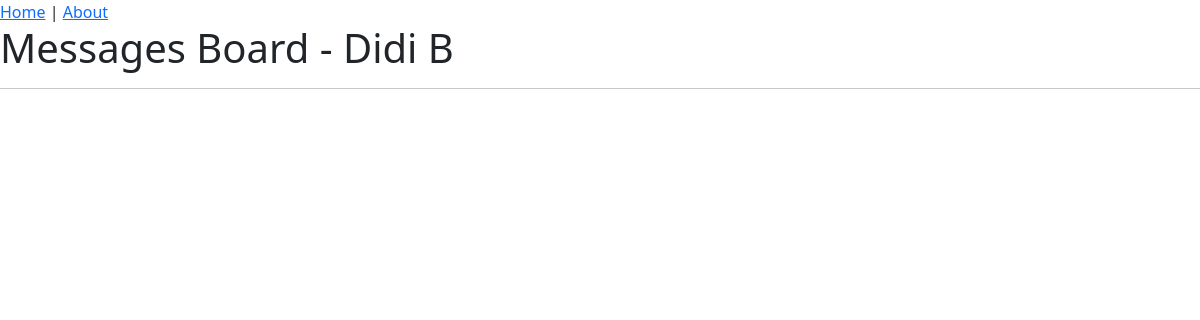
The app's page /, older data.
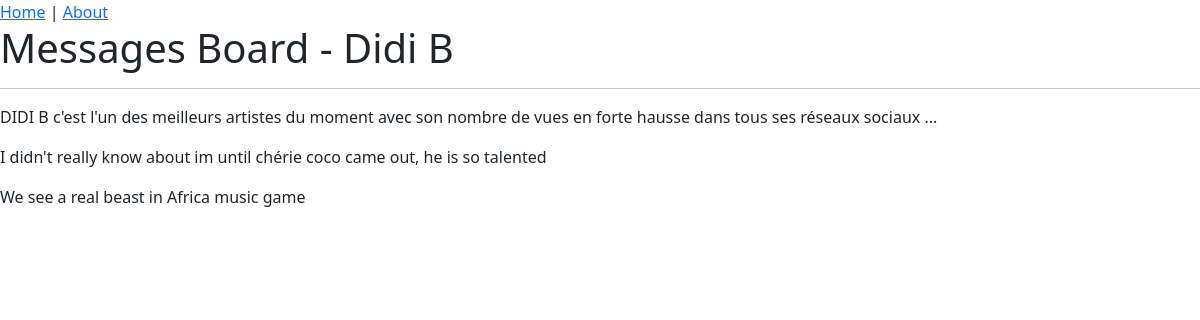
The same page, newer data.
### page/models.py (models this page shows, shortened)
class Post(models.Model):
    title = models.CharField(max_length=60)
    author = models.ForeignKey('auth.User', on_delete=models.CASCADE)
    text = models.TextField()

### page/views.py (the view)
# urls.py: path('', HomePageView.as_view(), name='home'),
class HomePageView(ListView):
    model = Post
    context_object_name = 'all_post_list'
    template_name = 'home.html'

### page/templates/home.html (shortened to what this page needs)
{% extends 'wrapper.html' %}
{% block content %}
<h1>Messages Board - Didi B</h1>
<hr>
{% for post in all_post_list %}
<div class="post-entry">
    <p>
        {{ post.text }}
    </p>
</div>
{% endfor %}
{% endblock %}

### page/templates/wrapper.html (shortened to what this page needs)
{% load static %}
<html lang="en">
<head>
    <link rel="stylesheet" href="{% static 'css/main.css' %}">
    <link href="https://cdn.jsdelivr.net/npm/bootstrap@5.3.0-alpha3/dist/css/bootstrap.min.css" rel="stylesheet">
</head>
<body>
    <header>
        <a href="{% url 'home' %}">Home</a>
        <span> | </span>
        <a href="{% url 'about' %}">About</a>
    </header>
    {% block content %}
    {% endblock %}
</body>
</html>

Row changes from the older to the newer data that the page shows:
added Post: text "DIDI B c'est l'un des meilleurs artistes du moment avec son nombre de vues en forte hausse dans tous ses réseaux sociaux ..."
added Post: text "I didn't really know about im until chérie coco came out, he is so talented"
added Post: text "We see a real beast in Africa music game"
